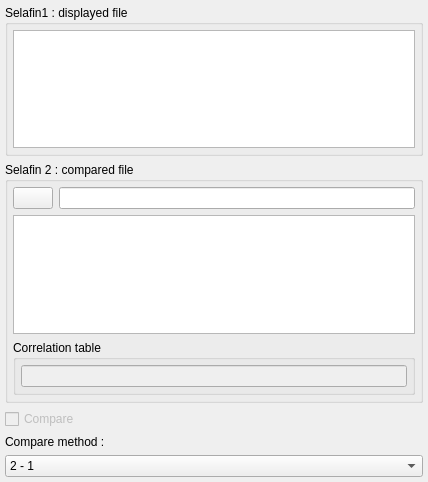
<?xml version="1.0" encoding="UTF-8"?>
<ui version="4.0">
 <class>Main_Compare</class>
 <widget class="QWidget" name="Main_Compare">
  <property name="geometry">
   <rect>
    <x>0</x>
    <y>0</y>
    <width>428</width>
    <height>482</height>
   </rect>
  </property>
  <property name="windowTitle">
   <string>Form</string>
  </property>
  <layout class="QGridLayout" name="gridLayout">
   <property name="leftMargin">
    <number>5</number>
   </property>
   <property name="topMargin">
    <number>5</number>
   </property>
   <property name="rightMargin">
    <number>5</number>
   </property>
   <property name="bottomMargin">
    <number>5</number>
   </property>
   <item row="0" column="0">
    <widget class="QGroupBox" name="groupBox_10">
     <property name="title">
      <string>Selafin1 : displayed file</string>
     </property>
     <layout class="QVBoxLayout" name="verticalLayout">
      <property name="leftMargin">
       <number>5</number>
      </property>
      <property name="topMargin">
       <number>5</number>
      </property>
      <property name="rightMargin">
       <number>5</number>
      </property>
      <property name="bottomMargin">
       <number>5</number>
      </property>
      <item>
       <widget class="QTextEdit" name="textEdit_2">
        <property name="sizePolicy">
         <sizepolicy hsizetype="Preferred" vsizetype="Preferred">
          <horstretch>0</horstretch>
          <verstretch>0</verstretch>
         </sizepolicy>
        </property>
        <property name="textInteractionFlags">
         <set>Qt::NoTextInteraction</set>
        </property>
       </widget>
      </item>
     </layout>
    </widget>
   </item>
   <item row="1" column="0">
    <widget class="QGroupBox" name="groupBox_11">
     <property name="title">
      <string>Selafin 2 : compared file</string>
     </property>
     <layout class="QGridLayout" name="gridLayout_19">
      <property name="leftMargin">
       <number>5</number>
      </property>
      <property name="topMargin">
       <number>5</number>
      </property>
      <property name="rightMargin">
       <number>5</number>
      </property>
      <property name="bottomMargin">
       <number>5</number>
      </property>
      <item row="1" column="1" colspan="2">
       <widget class="QTextEdit" name="textEdit_3">
        <property name="sizePolicy">
         <sizepolicy hsizetype="Preferred" vsizetype="Preferred">
          <horstretch>0</horstretch>
          <verstretch>0</verstretch>
         </sizepolicy>
        </property>
        <property name="readOnly">
         <bool>true</bool>
        </property>
       </widget>
      </item>
      <item row="0" column="1">
       <widget class="QPushButton" name="pushButton_8">
        <property name="sizePolicy">
         <sizepolicy hsizetype="Fixed" vsizetype="Fixed">
          <horstretch>0</horstretch>
          <verstretch>0</verstretch>
         </sizepolicy>
        </property>
        <property name="text">
         <string/>
        </property>
        <property name="icon">
         <iconset>
          <normaloff>:/plugins/PostTelemac/icons/Open_48x48.png</normaloff>:/plugins/PostTelemac/icons/Open_48x48.png</iconset>
        </property>
        <property name="iconSize">
         <size>
          <width>20</width>
          <height>20</height>
         </size>
        </property>
       </widget>
      </item>
      <item row="0" column="2">
       <widget class="QLineEdit" name="lineEdit_5">
        <property name="sizePolicy">
         <sizepolicy hsizetype="Expanding" vsizetype="Fixed">
          <horstretch>0</horstretch>
          <verstretch>0</verstretch>
         </sizepolicy>
        </property>
       </widget>
      </item>
      <item row="2" column="1" colspan="2">
       <widget class="QGroupBox" name="groupBox_12">
        <property name="maximumSize">
         <size>
          <width>16777215</width>
          <height>16777215</height>
         </size>
        </property>
        <property name="baseSize">
         <size>
          <width>0</width>
          <height>0</height>
         </size>
        </property>
        <property name="title">
         <string>Correlation table </string>
        </property>
        <layout class="QVBoxLayout" name="verticalLayout_10">
         <property name="leftMargin">
          <number>5</number>
         </property>
         <property name="topMargin">
          <number>5</number>
         </property>
         <property name="rightMargin">
          <number>5</number>
         </property>
         <property name="bottomMargin">
          <number>5</number>
         </property>
         <item>
          <widget class="QLineEdit" name="lineEdit">
           <property name="enabled">
            <bool>false</bool>
           </property>
          </widget>
         </item>
        </layout>
       </widget>
      </item>
     </layout>
    </widget>
   </item>
   <item row="2" column="0">
    <widget class="QCheckBox" name="checkBox_6">
     <property name="enabled">
      <bool>false</bool>
     </property>
     <property name="sizePolicy">
      <sizepolicy hsizetype="Preferred" vsizetype="Fixed">
       <horstretch>0</horstretch>
       <verstretch>0</verstretch>
      </sizepolicy>
     </property>
     <property name="text">
      <string>Compare</string>
     </property>
    </widget>
   </item>
   <item row="3" column="0">
    <widget class="QLabel" name="label_33">
     <property name="text">
      <string>Compare method : </string>
     </property>
    </widget>
   </item>
   <item row="4" column="0">
    <widget class="QComboBox" name="comboBox_compare_method">
     <item>
      <property name="text">
       <string>2 - 1</string>
      </property>
     </item>
     <item>
      <property name="text">
       <string>1 - 2</string>
      </property>
     </item>
    </widget>
   </item>
  </layout>
 </widget>
 <resources/>
 <connections/>
</ui>
